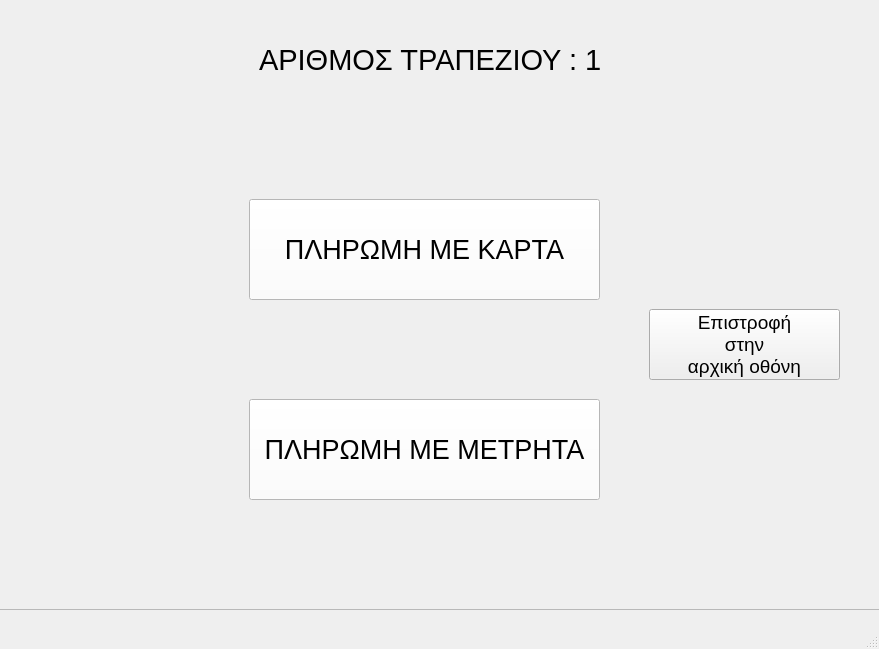
<?xml version="1.0" encoding="UTF-8"?>
<ui version="4.0">
 <class>MainWindow</class>
 <widget class="QMainWindow" name="MainWindow">
  <property name="geometry">
   <rect>
    <x>0</x>
    <y>0</y>
    <width>879</width>
    <height>649</height>
   </rect>
  </property>
  <property name="maximumSize">
   <size>
    <width>879</width>
    <height>649</height>
   </size>
  </property>
  <property name="windowTitle">
   <string>MainWindow</string>
  </property>
  <property name="styleSheet">
   <string notr="true"/>
  </property>
  <widget class="QWidget" name="centralwidget">
   <widget class="QLabel" name="label_2">
    <property name="geometry">
     <rect>
      <x>0</x>
      <y>0</y>
      <width>881</width>
      <height>631</height>
     </rect>
    </property>
    <property name="styleSheet">
     <string notr="true">background-image: url(:/newPrefix/istockphoto-874402896-612x612.jpg);</string>
    </property>
    <property name="text">
     <string/>
    </property>
    <property name="pixmap">
     <pixmap resource="../Qt designer/rr.qrc">:/newPrefix/istockphoto-874402896-612x612.jpg</pixmap>
    </property>
    <property name="scaledContents">
     <bool>true</bool>
    </property>
   </widget>
   <widget class="QFrame" name="frame">
    <property name="geometry">
     <rect>
      <x>-1</x>
      <y>-1</y>
      <width>881</width>
      <height>611</height>
     </rect>
    </property>
    <property name="frameShape">
     <enum>QFrame::StyledPanel</enum>
    </property>
    <property name="frameShadow">
     <enum>QFrame::Raised</enum>
    </property>
    <widget class="QPushButton" name="pushButton">
     <property name="geometry">
      <rect>
       <x>250</x>
       <y>200</y>
       <width>351</width>
       <height>101</height>
      </rect>
     </property>
     <property name="font">
      <font>
       <pointsize>20</pointsize>
      </font>
     </property>
     <property name="styleSheet">
      <string notr="true">color: rgb(0, 0, 0);
background-color: rgb(255, 255, 255);</string>
     </property>
     <property name="text">
      <string>ΠΛΗΡΩΜΗ ΜΕ ΚΑΡΤΑ</string>
     </property>
    </widget>
    <widget class="QLabel" name="label">
     <property name="geometry">
      <rect>
       <x>260</x>
       <y>40</y>
       <width>341</width>
       <height>41</height>
      </rect>
     </property>
     <property name="font">
      <font>
       <pointsize>22</pointsize>
      </font>
     </property>
     <property name="styleSheet">
      <string notr="true">color: rgb(0, 0, 0);</string>
     </property>
     <property name="text">
      <string>ΑΡΙΘΜΟΣ ΤΡΑΠΕΖΙΟΥ : 1</string>
     </property>
    </widget>
    <widget class="QPushButton" name="pushButton_2">
     <property name="geometry">
      <rect>
       <x>250</x>
       <y>400</y>
       <width>351</width>
       <height>101</height>
      </rect>
     </property>
     <property name="font">
      <font>
       <pointsize>20</pointsize>
      </font>
     </property>
     <property name="styleSheet">
      <string notr="true">color: rgb(0, 0, 0);
background-color: rgb(255, 255, 255);</string>
     </property>
     <property name="text">
      <string>ΠΛΗΡΩΜΗ ΜΕ ΜΕΤΡΗΤΑ</string>
     </property>
    </widget>
    <widget class="QLabel" name="label_4">
     <property name="geometry">
      <rect>
       <x>710</x>
       <y>460</y>
       <width>171</width>
       <height>151</height>
      </rect>
     </property>
     <property name="styleSheet">
      <string notr="true">background-image: url(:/newPrefix/Εικόνα1.gif);</string>
     </property>
     <property name="text">
      <string/>
     </property>
     <property name="pixmap">
      <pixmap resource="../Qt designer/rr.qrc">:/newPrefix/Εικόνα1.gif</pixmap>
     </property>
     <property name="scaledContents">
      <bool>true</bool>
     </property>
    </widget>
    <widget class="QPushButton" name="pushButton_3">
     <property name="geometry">
      <rect>
       <x>650</x>
       <y>310</y>
       <width>191</width>
       <height>71</height>
      </rect>
     </property>
     <property name="font">
      <font>
       <pointsize>14</pointsize>
      </font>
     </property>
     <property name="styleSheet">
      <string notr="true"/>
     </property>
     <property name="text">
      <string>Επιστροφή 
στην 
αρχική οθόνη</string>
     </property>
    </widget>
   </widget>
  </widget>
  <widget class="QMenuBar" name="menubar">
   <property name="geometry">
    <rect>
     <x>0</x>
     <y>0</y>
     <width>879</width>
     <height>21</height>
    </rect>
   </property>
  </widget>
  <widget class="QStatusBar" name="statusbar"/>
 </widget>
 <resources>
  <include location="../Qt designer/rr.qrc"/>
  <include location="../Qt designer/rr.qrc"/>
  <include location="../../Qt designer/rr.qrc"/>
 </resources>
 <connections/>
</ui>
